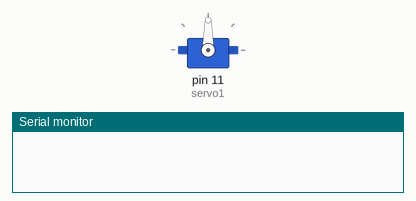
Simulated run of this sketch. Board: Arduino Uno, built with avr-gcc and run on an emulated ATmega328P. Shown: servo, the last lines printed to the serial monitor.

Above: at 0.05 s.
At 1.75 s:
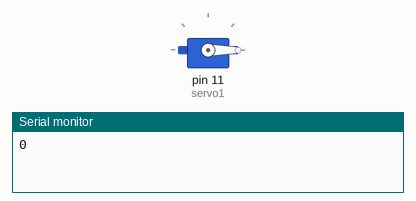
At 3.45 s:
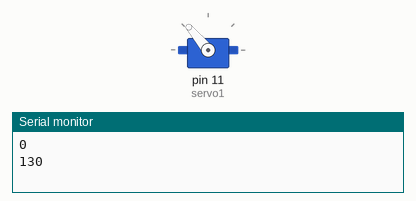
At 6.9 s:
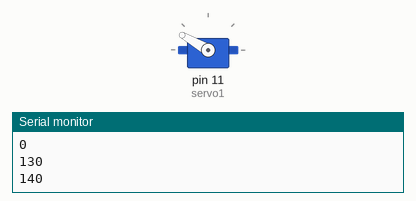
Timing chart, 0 to 9.0 s (numbered marks = the images above):
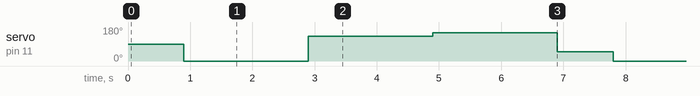

The sketch:

Servo_3_Initialization.ino
```cpp
#include <Servo.h>
Servo servo1;
void setup(){
  Serial.begin(9600);
  servo1.attach(11);

}
void loop(){
  delay(900);
  servo1.write(0);
  Serial.println(0);
  delay(2000);
  servo1.write(130);
  Serial.println(130);
  delay(2000);
  servo1.write(130+20);
  Serial.println(120+20);
  delay(2000);
  servo1.write(50);
  Serial.println(50);
}
```

Measured:
- by itself, servo on pin 11 (servo1): repeats every 6.9 s: 130° 2.0 s, 150° 2.0 s, 50° 0.90 s, 0° 2.0 s
